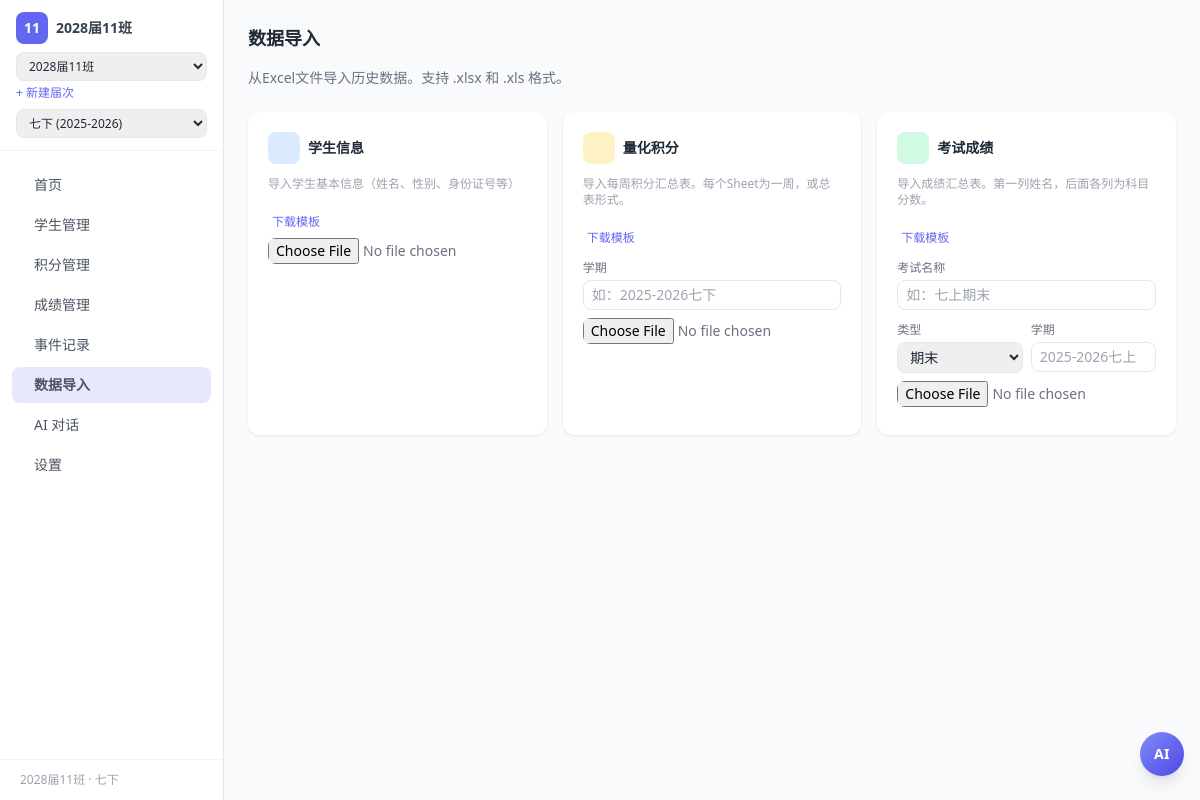
The page /import on the database its author committed.
### tables this page shows
CREATE TABLE cohorts (
        id          INTEGER PRIMARY KEY AUTOINCREMENT,
        grade       TEXT NOT NULL,         -- 届次，如 "2028"
        class_no    TEXT NOT NULL,         -- 班号，如 "11"
        display_name TEXT,                 -- 显示名，如 "2028届11班"
        notes       TEXT,
        is_active   INTEGER DEFAULT 1,     -- 是否在管理中
        created_at  TEXT DEFAULT (datetime('now','localtime')),
        UNIQUE(grade, class_no)
    );

CREATE TABLE semesters (
        id          INTEGER PRIMARY KEY AUTOINCREMENT,
        cohort_id   INTEGER NOT NULL REFERENCES cohorts(id) ON DELETE CASCADE,
        name        TEXT NOT NULL,         -- "七上"、"七下"、"八上" 等
        sort_order  INTEGER NOT NULL DEFAULT 0,  -- 排序序号
        year_range  TEXT,                  -- "2028-2029" 等
        is_current  INTEGER DEFAULT 0,     -- 是否当前学期
        notes       TEXT,
        created_at  TEXT DEFAULT (datetime('now','localtime')),
        UNIQUE(cohort_id, name)
    );

### app.py (the view)
@app.route('/import')
def import_page():
    return render_template('import.html')

### app.py (called while the page is built)
def get_cohort_info():
    cid = get_active_cohort_id(g.db)
    if cid:
        row = g.db.execute("SELECT * FROM cohorts WHERE id = ?", (cid,)).fetchone()
        if row:
            return dict_from_row(row)
    return None

def get_semester_info():
    sid = get_active_semester_id(g.db)
    if sid:
        row = g.db.execute("SELECT * FROM semesters WHERE id = ?", (sid,)).fetchone()
        if row:
            return dict_from_row(row)
    return None

@app.before_request
def before_request():
    g.db = get_db()

@app.teardown_request
def teardown_request(exception):
    db = getattr(g, 'db', None)
    if db is not None:
        db.close()

@app.context_processor
def inject_context():
    try:
        cohort = get_cohort_info()
        semester = get_semester_info()
        cohorts = dicts_from_rows(g.db.execute(
            "SELECT * FROM cohorts WHERE is_active = 1 ORDER BY grade DESC, class_no"
        ).fetchall())
        semesters = []
        if cohort:
            semesters = dicts_from_rows(g.db.execute(
                "SELECT * FROM semesters WHERE cohort_id = ? ORDER BY sort_order", (cohort['id'],)
            ).fetchall())
        return {'cohort': cohort, 'cohorts': cohorts, 'semester': semester, 'semesters': semesters}
    except Exception:
        return {'cohort': None, 'cohorts': [], 'semester': None, 'semesters': []}

### db.py (called while the page is built)
def get_db():
    conn = sqlite3.connect(DB_PATH)
    conn.row_factory = sqlite3.Row
    conn.execute("PRAGMA foreign_keys = ON")
    conn.execute("PRAGMA journal_mode = WAL")
    return conn

def get_active_cohort_id(db):
    row = db.execute("SELECT value FROM settings WHERE key = 'active_cohort_id'").fetchone()
    if row and row['value']:
        try:
            return int(row['value'])
        except (ValueError, TypeError):
            pass
    return None

def get_active_semester_id(db):
    row = db.execute("SELECT value FROM settings WHERE key = 'active_semester_id'").fetchone()
    if row and row['value']:
        try:
            return int(row['value'])
        except (ValueError, TypeError):
            pass
    return None

def dict_from_row(row):
    if row is None:
        return None
    return dict(row)

def dicts_from_rows(rows):
    return [dict(r) for r in rows]

### templates/import.html (shortened to what this page needs)
{% extends "base.html" %}
{% block nav_import %}nav-active{% endblock %}
{% block content %}
<div x-data="importPage()">
    <h1 class="text-lg font-bold mb-4">数据导入</h1>
    <p class="text-sm text-gray-500 mb-6">从Excel文件导入历史数据。支持 .xlsx 和 .xls 格式。</p>
    <div class="grid md:grid-cols-3 gap-4">
        <div class="card p-5">
            <div class="flex items-center gap-2 mb-3">
                <div class="w-8 h-8 bg-blue-100 rounded-lg flex items-center justify-center"></div>
                <h3 class="font-semibold text-sm">学生信息</h3>
            </div>
            <p class="text-xs text-gray-400 mb-3">导入学生基本信息（姓名、性别、身份证号等）</p>
            <a href="/import/template/students" class="inline-flex items-center gap-1 text-xs text-primary-500 hover:underline mb-2">
                 下载模板
            </a>
            <input type="file" accept=".xlsx,.xls" @change="handleFile($event, 'students')" class="text-sm text-gray-500 mb-2 w-full">
        </div>
        <div class="card p-5">
            <div class="flex items-center gap-2 mb-3">
                <div class="w-8 h-8 bg-amber-100 rounded-lg flex items-center justify-center"></div>
                <h3 class="font-semibold text-sm">量化积分</h3>
            </div>
            <p class="text-xs text-gray-400 mb-3">导入每周积分汇总表。每个Sheet为一周，或总表形式。</p>
            <a href="/import/template/points" class="inline-flex items-center gap-1 text-xs text-primary-500 hover:underline mb-2">
                 下载模板
            </a>
            <div class="mb-2">
                <label class="text-xs text-gray-500">学期</label>
                <input x-model="pointsSemester" placeholder="如：2025-2026七下" class="w-full border border-gray-200 px-2 py-1 text-sm mt-0.5">
            </div>
            <input type="file" accept=".xlsx,.xls" @change="handleFile($event, 'points')" class="text-sm text-gray-500 mb-2 w-full">
        </div>
        <div class="card p-5">
            <div class="flex items-center gap-2 mb-3">
                <div class="w-8 h-8 bg-emerald-100 rounded-lg flex items-center justify-center"></div>
                <h3 class="font-semibold text-sm">考试成绩</h3>
            </div>
            <p class="text-xs text-gray-400 mb-3">导入成绩汇总表。第一列姓名，后面各列为科目分数。</p>
            <a href="/import/template/scores" class="inline-flex items-center gap-1 text-xs text-primary-500 hover:underline mb-2">
                 下载模板
            </a>
            <div class="mb-2 space-y-1.5">
                <div>
                    <label class="text-xs text-gray-500">考试名称</label>
                    <input x-model="scoreExamName" placeholder="如：七上期末" class="w-full border border-gray-200 px-2 py-1 text-sm mt-0.5">
                </div>
                <div class="grid grid-cols-2 gap-2">
                    <div>
                        <label class="text-xs text-gray-500">类型</label>
                        <select x-model="scoreExamType" class="w-full border border-gray-200 px-2 py-1 text-sm mt-0.5">
                            <option>期末</option><option>期中</option><option>周测</option><option>月考</option>
                        </select>
                    </div>
                    <div>
                        <label class="text-xs text-gray-500">学期</label>
                        <input x-model="scoreSemester" placeholder="2025-2026七上" class="w-full border border-gray-200 px-2 py-1 text-sm mt-0.5">
                    </div>
                </div>
            </div>
            <input type="file" accept=".xlsx,.xls" @change="handleFile($event, 'scores')" class="text-sm text-gray-500 mb-2 w-full">
        </div>
    </div>
</div>
{% endblock %}

### templates/base.html (shortened to what this page needs)
<!DOCTYPE html>
<html lang="zh-CN" class="h-full">
<head>
    <script src="https://cdn.tailwindcss.com"></script>
    <link href="https://cdn.jsdelivr.net/npm/lucide-static@latest/font/lucide.min.css" rel="stylesheet">
</head>
<body class="h-full bg-gray-50 text-gray-800" x-data="{ mobileMenu: false }">
<aside class="hidden md:flex md:flex-col md:w-56 md:fixed md:inset-y-0 bg-white border-r border-gray-200 z-30">
    <div class="px-4 py-3 border-b border-gray-100">
        <div class="flex items-center gap-2 mb-2">
            <div class="w-8 h-8 bg-primary-500 rounded-lg flex items-center justify-center text-white text-sm font-bold">
                {% if cohort %}{{ cohort.class_no }}{% else %}班{% endif %}
            </div>
            <div class="text-sm font-semibold text-gray-700 leading-tight">
                {% if cohort %}{{ cohort.display_name }}{% else %}班级管理{% endif %}
            </div>
        </div>
        <div x-data="cohortSwitcher()" x-init="load()">
            <select x-model="currentId" @change="switchTo()" class="w-full border border-gray-200 px-2 py-1 text-xs focus:outline-none focus:ring-1 focus:ring-primary-300">
                <template x-for="c in cohorts" :key="c.id">
                    <option :value="c.id" x-text="c.display_name" :selected="c.id == currentId"></option>
                </template>
            </select>
            <a href="/settings" class="block text-xs text-primary-500 hover:underline mt-1">+ 新建届次</a>
        </div>
        {% if semesters %}
        <div x-data="semesterSwitcher()" x-init="load()" class="mt-2">
            <select x-model="currentId" @change="switchTo()" class="w-full border border-gray-200 px-2 py-1 text-xs focus:outline-none focus:ring-1 focus:ring-primary-300">
                <template x-for="s in semesters" :key="s.id">
                    <option :value="s.id" x-text="s.name + (s.year_range ? ' (' + s.year_range + ')' : '')" :selected="s.id == currentId"></option>
                </template>
            </select>
        </div>
        {% endif %}
    </div>
    <nav class="flex-1 px-3 py-4 space-y-1">
        <a href="/" class="nav-link flex items-center gap-2.5 px-3 py-2 rounded-lg text-sm text-gray-600 hover:bg-gray-50 {% block nav_dashboard %}{% endblock %}">
             首页
        </a>
        <a href="/students" class="nav-link flex items-center gap-2.5 px-3 py-2 rounded-lg text-sm text-gray-600 hover:bg-gray-50 {% block nav_students %}{% endblock %}">
             学生管理
        </a>
        <a href="/points" class="nav-link flex items-center gap-2.5 px-3 py-2 rounded-lg text-sm text-gray-600 hover:bg-gray-50 {% block nav_points %}{% endblock %}">
             积分管理
        </a>
        <a href="/scores" class="nav-link flex items-center gap-2.5 px-3 py-2 rounded-lg text-sm text-gray-600 hover:bg-gray-50 {% block nav_scores %}{% endblock %}">
             成绩管理
        </a>
        <a href="/events" class="nav-link flex items-center gap-2.5 px-3 py-2 rounded-lg text-sm text-gray-600 hover:bg-gray-50 {% block nav_events %}{% endblock %}">
             事件记录
        </a>
        <a href="/import" class="nav-link flex items-center gap-2.5 px-3 py-2 rounded-lg text-sm text-gray-600 hover:bg-gray-50 {% block nav_import %}{% endblock %}">
             数据导入
        </a>
        <a href="/ai" class="nav-link flex items-center gap-2.5 px-3 py-2 rounded-lg text-sm text-gray-600 hover:bg-gray-50 {% block nav_ai %}{% endblock %}">
             AI 对话
        </a>
        <a href="/settings" class="nav-link flex items-center gap-2.5 px-3 py-2 rounded-lg text-sm text-gray-600 hover:bg-gray-50 {% block nav_settings %}{% endblock %}">
             设置
        </a>
    </nav>
    <div class="px-5 py-3 border-t border-gray-100 text-xs text-gray-400">
        {% if cohort %}{{ cohort.display_name }}{% if semester %} · {{ semester.name }}{% endif %}{% else %}班级管理系统{% endif %}
    </div>
</aside>
<main class="md:ml-56 pt-24 md:pt-0 min-h-full">
    <div class="p-4 md:p-6 max-w-7xl mx-auto">
        {% block content %}{% endblock %}
    </div>
</main>
<div x-data="floatingChat()" x-init="initChat()">
    <button @click="open = !open; if(open) scrollToBottom()"
            class="fixed bottom-20 md:bottom-6 right-4 z-50 w-11 h-11 bg-gradient-to-br from-primary-400 to-primary-600 text-white rounded-full shadow-lg hover:shadow-xl hover:scale-105 transition-all flex items-center justify-center"
            :class="{'rotate-45 scale-90': open}"
            title="AI助手">
        <span class="text-sm font-bold tracking-wide">AI</span>
    </button>
</div>
</body>
</html>

### templates/base.html (style rules this page uses)
.nav-active { background: rgba(99,102,241,0.15); color: #6366f1; font-weight: 600; }
.card { background: white; border-radius: 12px; box-shadow: 0 1px 3px rgba(0,0,0,0.08); }
input, select, textarea { border-radius: 8px !important; }

### rows shown on the page
cohorts: class_no "11", display_name "2028届11班"
semesters: name "七下"
